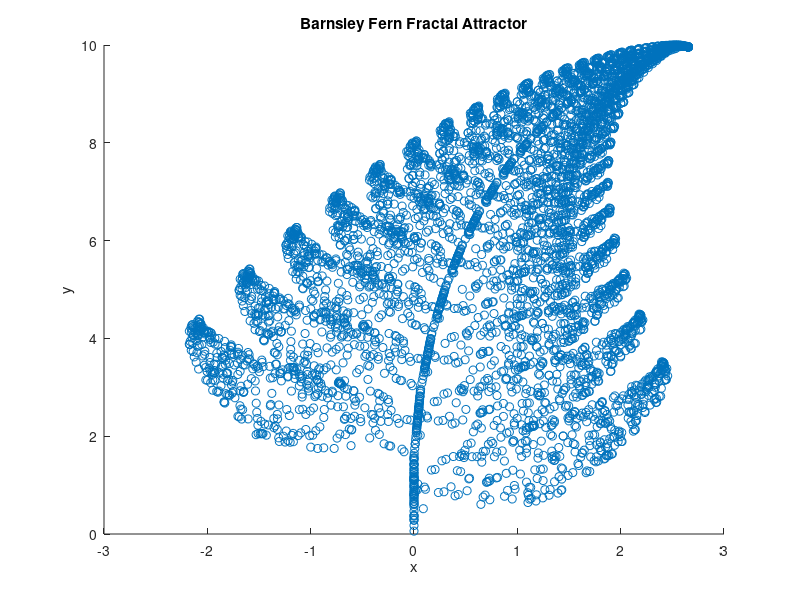

Here is the MATLAB script that generated this plot:
% Barnsley Fern Iterated Function System
N = 5000;
x = zeros(1, N);
y = zeros(1, N);
x_curr = 0.0; y_curr = 0.0;
p = rand(1, N);

for i = 1:N
    prob = p(i);
    if prob < 0.01
        x_next = 0.0;
        y_next = 0.16 * y_curr;
    elseif prob < 0.86
        x_next = 0.85 * x_curr + 0.04 * y_curr;
        y_next = -0.04 * x_curr + 0.85 * y_curr + 1.6;
    elseif prob < 0.93
        x_next = 0.2 * x_curr - 0.26 * y_curr;
        y_next = 0.23 * x_curr + 0.22 * y_curr + 1.6;
    else
        x_next = -0.15 * x_curr + 0.28 * y_curr;
        y_next = 0.26 * x_curr + 0.24 * y_curr + 0.44;
    end
    x_curr = x_next;
    y_curr = y_next;
    x(i) = x_curr;
    y(i) = y_curr;
end

figure(1);
scatter(x, y);
title('Barnsley Fern Fractal Attractor');
xlabel('x');
ylabel('y');
